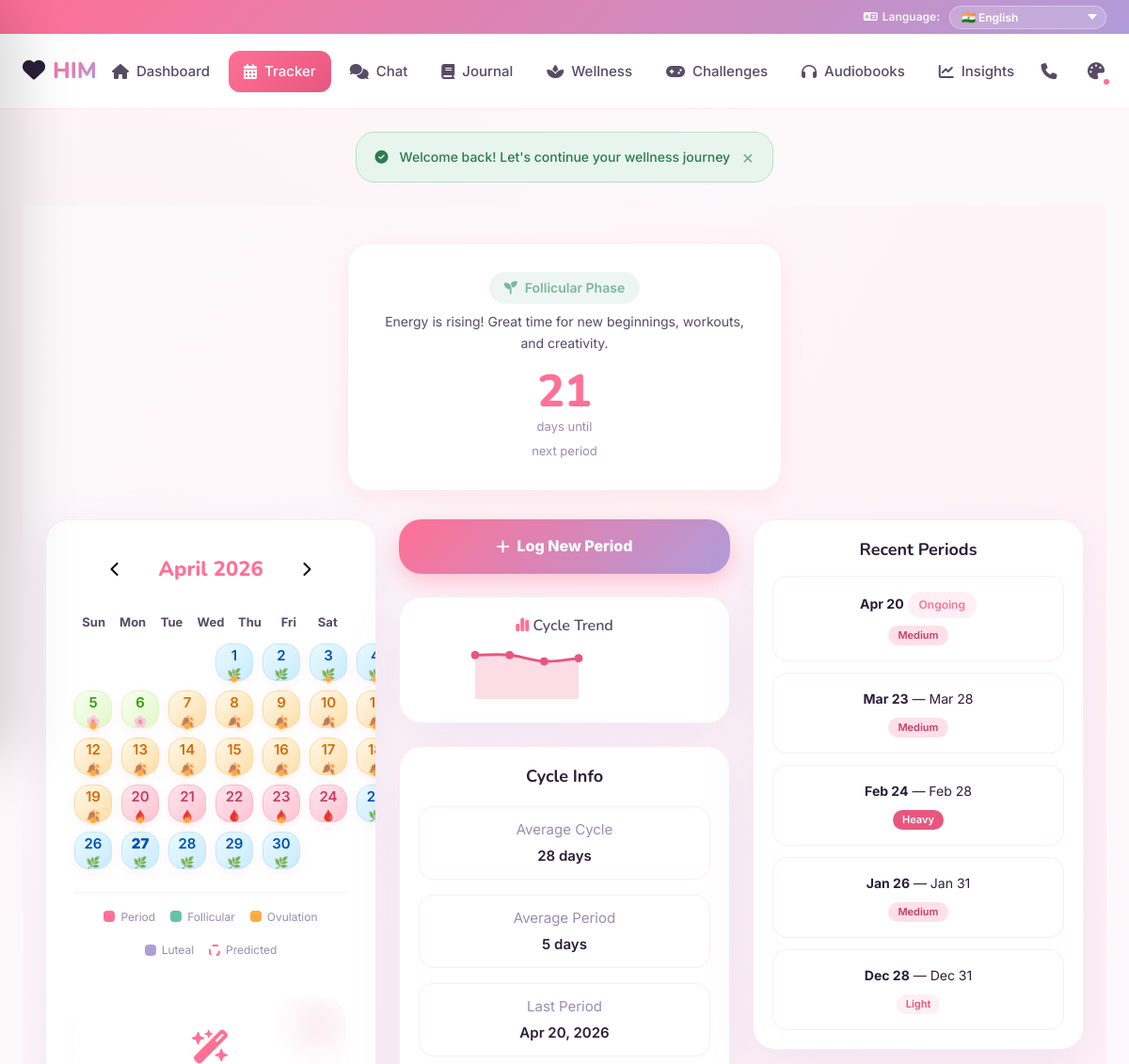
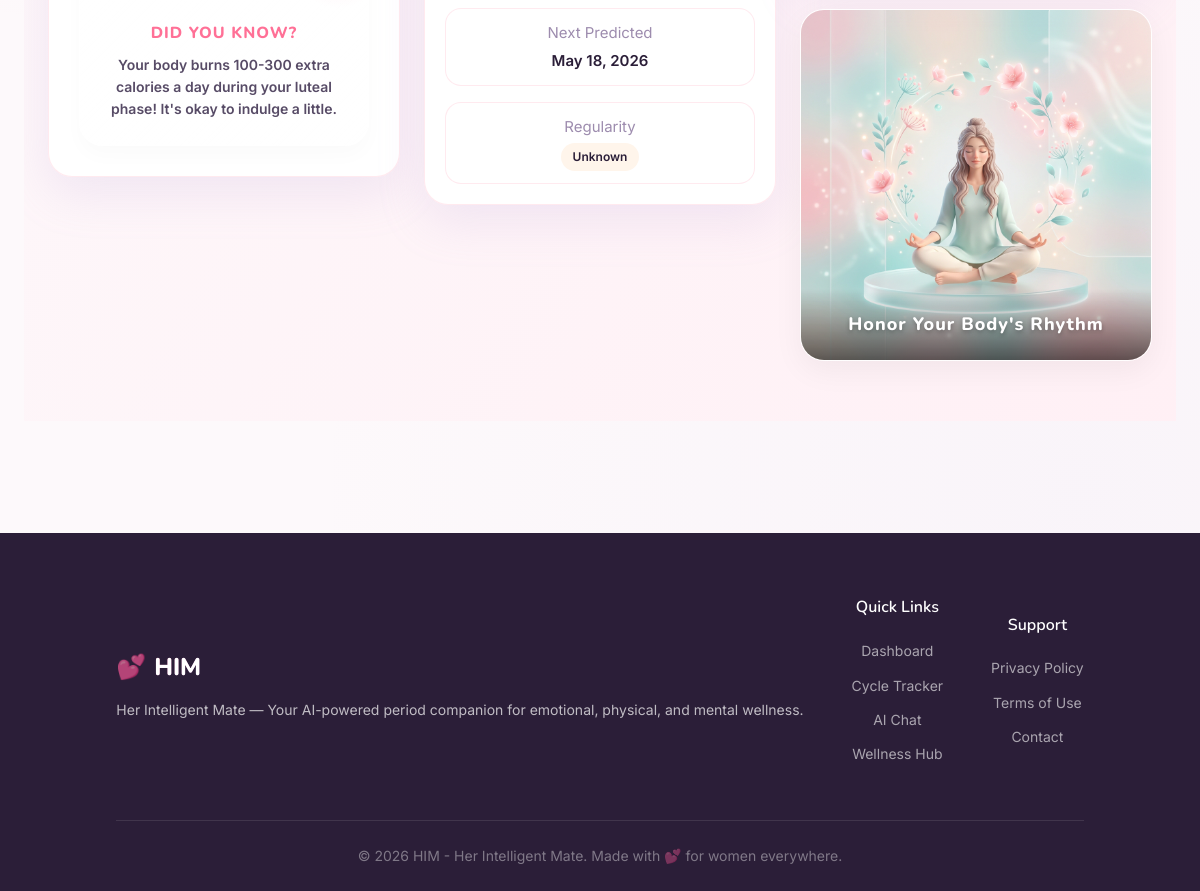
Screenshot of /cycle_tracker.php (signed in) with the database file from the repository (2 pictures, top to bottom).
### tables this page shows
CREATE TABLE `cycle_settings` (
  `id` int(11) NOT NULL AUTO_INCREMENT,
  `user_id` int(11) NOT NULL,
  `avg_cycle_length` int(11) NOT NULL DEFAULT 28,
  `avg_period_length` int(11) NOT NULL DEFAULT 5,
  `last_period_start` date NOT NULL,
  `next_predicted_date` date DEFAULT NULL,
  `cycle_regularity` enum('regular','irregular','unknown') NOT NULL DEFAULT 'unknown',
  `pcos_flag` tinyint(1) NOT NULL DEFAULT 0,
  `updated_at` datetime DEFAULT NULL ON UPDATE current_timestamp(),
  PRIMARY KEY (`id`),
  UNIQUE KEY `uk_cycle_user` (`user_id`),
  CONSTRAINT `fk_cycle_user` FOREIGN KEY (`user_id`) REFERENCES `users` (`id`) ON DELETE CASCADE
);

CREATE TABLE `period_logs` (
  `id` int(11) NOT NULL AUTO_INCREMENT,
  `user_id` int(11) NOT NULL,
  `start_date` date NOT NULL,
  `end_date` date DEFAULT NULL,
  `flow_intensity` enum('light','medium','heavy') NOT NULL DEFAULT 'medium',
  `cycle_day` int(11) DEFAULT NULL,
  `notes` text DEFAULT NULL,
  `created_at` datetime NOT NULL DEFAULT current_timestamp(),
  PRIMARY KEY (`id`),
  KEY `idx_period_user_date` (`user_id`,`start_date`),
  CONSTRAINT `fk_period_user` FOREIGN KEY (`user_id`) REFERENCES `users` (`id`) ON DELETE CASCADE
);

### includes/session.php (called while the page is built, shortened)
<?php
function getCurrentUserId() {
    return $_SESSION['user_id'] ?? null;
}

### includes/functions.php (called while the page is built, shortened)
<?php
function getCurrentPhase($lastPeriodStart, $avgCycleLength, $avgPeriodLength) {
    $today = new DateTime('today');
    $start = new DateTime($lastPeriodStart);
    $start->setTime(0, 0, 0);
    $diff = $start->diff($today)->days;
    $dayInCycle = ($diff % $avgCycleLength) + 1;
    if ($dayInCycle <= round($avgCycleLength * 0.45)) return 'follicular';
    return 'luteal';
}
function getPhaseInfo($phase) {
    $phases = [
        'menstrual' => [
            'name' => 'Menstrual Phase',
            'icon' => 'fa-droplet',
            'color' => '#E8567F',
            'description' => 'Your body is shedding the uterine lining. Take it easy, rest, and be gentle with yourself.'
        ],
        'follicular' => [
            'name' => 'Follicular Phase',
            'icon' => 'fa-seedling',
            'color' => '#7CB69E',
            'description' => 'Energy is rising! Great time for new beginnings, workouts, and creativity.'
        ],
        'ovulation' => [
            'name' => 'Ovulation Phase',
            'icon' => 'fa-sun',
            'color' => '#F4A261',
            'description' => 'Peak energy and confidence! You\'re at your strongest and most social.'
        ],
        'luteal' => [
            'name' => 'Luteal Phase',
            'icon' => 'fa-cloud-moon',
            'color' => '#9B8EC0',
            'description' => 'Winding down. Focus on self-care, comfort foods, and gentle activities.'
        ]
    ];
    return $phases[$phase] ?? $phases['menstrual'];
}
function daysUntilNextPeriod($nextPredictedDate) {
    $today = new DateTime('today');
    $next = new DateTime($nextPredictedDate);
    $next->setTime(0, 0, 0);
    $diff = $today->diff($next);
    return $diff->invert ? 0 : $diff->days;
}
function getUserCycleSettings($userId) {
    global $pdo;
    $stmt = $pdo->prepare("SELECT * FROM cycle_settings WHERE user_id = ?");
    $stmt->execute([$userId]);
    return $stmt->fetch();
}

### cycle_tracker.php (the view, shortened to what this page needs)
<?php
require_once 'includes/config.php';
require_once 'includes/session.php';
require_once 'includes/functions.php';
$userId = getCurrentUserId();
$cycleSettings = getUserCycleSettings($userId);
$currentPhase = getCurrentPhase($cycleSettings['last_period_start'], $cycleSettings['avg_cycle_length'], $cycleSettings['avg_period_length']);
$phaseInfo = getPhaseInfo($currentPhase);
$daysUntil = daysUntilNextPeriod($cycleSettings['next_predicted_date']);
$stmt = $pdo->prepare("SELECT start_date, end_date, flow_intensity FROM period_logs WHERE user_id = ? ORDER BY start_date DESC");
$stmt->execute([$userId]);
$periodLogs = $stmt->fetchAll();
$cycleLengths = [];
for ($i = 0; $i < min(6, count($periodLogs) - 1); $i++) {
    $diff = (new DateTime($periodLogs[$i]['start_date']))->diff(new DateTime($periodLogs[$i+1]['start_date']))->days;
    $cycleLengths[] = $diff;
}
$cycleLengths = array_reverse($cycleLengths);
require_once 'includes/header.php';
?>
<div class="bg-tracker">
<div class="container" style="padding-top:40px; padding-bottom:60px;">
    <div class="tracker-banner" style="--phase-color: <?= $phaseInfo['color'] ?>" data-aos="zoom-in-up">
        <div class="tracker-banner-left">
            <div class="phase-badge" style="background: <?= $phaseInfo['color'] ?>20; color: <?= $phaseInfo['color'] ?>">
                <i class="fa-solid <?= $phaseInfo['icon'] ?>"></i> <?= $phaseInfo['name'] ?>
            </div>
            <p><?= $phaseInfo['description'] ?></p>
        </div>
        <div class="tracker-banner-right">
            <div class="countdown">
                <span class="countdown-number"><?= $daysUntil ?></span>
                <span class="countdown-label">days until<br>next period</span>
            </div>
        </div>
    </div>
    <div style="display:grid; grid-template-columns: repeat(auto-fit, minmax(320px, 1fr)); gap: 24px; width:100%; align-items:stretch; max-width: 1400px; margin: 0 auto;">
        <div style="display:flex; flex-direction:column; gap:24px;">
            <div class="card calendar-card" data-aos="zoom-in-up" data-aos-delay="100">
                <div class="calendar-header">
                    <button class="btn btn-icon" id="prevMonth" aria-label="Previous month">
                        <i class="fa-solid fa-chevron-left"></i>
                    </button>
                    <h3 id="calendarTitle"></h3>
                    <button class="btn btn-icon" id="nextMonth" aria-label="Next month">
                        <i class="fa-solid fa-chevron-right"></i>
                    </button>
                </div>
                <div class="calendar-weekdays">
                    <span>Sun</span><span>Mon</span><span>Tue</span><span>Wed</span><span>Thu</span><span>Fri</span><span>Sat</span>
                </div>
                <div class="calendar-grid" id="calendarGrid"></div>
                <div class="calendar-legend">
                    <div class="legend-item"><span class="legend-dot" style="background:var(--phase-menstrual)"></span> Period</div>
                    <div class="legend-item"><span class="legend-dot" style="background:var(--phase-follicular)"></span> Follicular</div>
                    <div class="legend-item"><span class="legend-dot" style="background:var(--phase-ovulation)"></span> Ovulation</div>
                    <div class="legend-item"><span class="legend-dot" style="background:var(--phase-luteal)"></span> Luteal</div>
                    <div class="legend-item"><span class="legend-dot legend-dot-predicted"></span> Predicted</div>
                </div>
                <div style="margin-top: 40px; padding: 24px; background: linear-gradient(135deg, rgba(255,255,255,0.5), rgba(255,255,255,0.2)); border-radius: 24px; text-align: center; border: 1px solid rgba(255,255,255,0.8); box-shadow: 0 10px 20px rgba(0,0,0,0.02); position:relative; overflow:hidden;">
                    <div style="position:absolute; top:-20px; right:-20px; width:100px; height:100px; background:radial-gradient(circle, rgba(232,86,127,0.1) 0%, transparent 70%); border-radius:50%;"></div>
                    <div style="font-size: 36px; margin-bottom: 12px; animation: gentleFloat 4s infinite; color:var(--color-primary);"><i class="fa-solid fa-wand-magic-sparkles"></i></div>
                    <h4 style="font-size: 16px; color: var(--color-primary); font-weight: 800; margin-bottom: 10px; text-transform:uppercase; letter-spacing:1px;">Did You Know?</h4>
                    <p style="font-size: 14px; color: var(--text-secondary); line-height: 1.6; font-weight: 600;">
                        <?php
                        $facts = [
                            "Your body burns 100-300 extra calories a day during your luteal phase! It's okay to indulge a little.",
                            "Adequate sleep during your period can significantly reduce cramps and fatigue. Prioritize rest!",
                            "Your pain tolerance and energy levels are highest during the follicular phase. Great time for a new workout!",
                            "Hydration is your best friend. Drinking plenty of water reduces bloating and hormonal headaches.",
                            "Your intuition, communication skills, and creativity actually peak during your ovulation phase!"
                        ];
                        echo $facts[array_rand($facts)];
                        ?>
                    </p>
                </div>
            </div>
        </div>
        <div style="display:flex; flex-direction:column; gap:24px;">
            <a href="log_period.php" class="btn btn-primary" style="width:100%; border-radius:24px; padding:16px; font-weight:800; font-size:16px;" data-aos="zoom-in-up" data-aos-delay="150">
                <i class="fa-solid fa-plus"></i> Log New Period
            </a>
            <?php if (!empty($cycleLengths)): ?>
            <div class="card calendar-card" style="padding:20px;" data-aos="zoom-in-up" data-aos-delay="200">
                <h4 style="font-size:16px; margin-bottom:12px; color:var(--text-secondary);"><i class="fa-solid fa-chart-simple" style="color:var(--color-primary);"></i> Cycle Trend</h4>
                <div style="width:100%; max-width:200px; margin:0 auto;">
                    <canvas id="miniCycleChart" height="100"></canvas>
                </div>
            </div>
            <?php endif; ?>
            <div class="card calendar-card" style="padding:20px;" data-aos="zoom-in-up" data-aos-delay="250">
                <h4 class="card-title" style="margin-bottom:20px;">Cycle Info</h4>
                <div class="info-list">
                    <div class="info-item">
                        <span class="info-label">Average Cycle</span>
                        <span class="info-value"><?= $cycleSettings['avg_cycle_length'] ?> days</span>
                    </div>
                    <div class="info-item">
                        <span class="info-label">Average Period</span>
                        <span class="info-value"><?= $cycleSettings['avg_period_length'] ?> days</span>
                    </div>
                    <div class="info-item">
                        <span class="info-label">Last Period</span>
                        <span class="info-value"><?= date('M d, Y', strtotime($cycleSettings['last_period_start'])) ?></span>
                    </div>
                    <div class="info-item">
                        <span class="info-label">Next Predicted</span>
                        <span class="info-value"><?= date('M d, Y', strtotime($cycleSettings['next_predicted_date'])) ?></span>
                    </div>
                    <div class="info-item">
                        <span class="info-label">Regularity</span>
                        <span class="info-value badge badge-<?= $cycleSettings['cycle_regularity'] === 'regular' ? 'success' : 'warning' ?>">
                            <?= ucfirst($cycleSettings['cycle_regularity']) ?>
                        </span>
                    </div>
                </div>
            </div>
        </div>
        <div style="display:flex; flex-direction:column; gap:24px;">
            <div class="card calendar-card" style="padding:20px;" data-aos="zoom-in-up" data-aos-delay="300">
                <h4 class="card-title">Recent Periods</h4>
                <?php if (empty($periodLogs)): ?>
                    <p class="text-muted" style="text-align:center; padding:16px;">No periods logged yet.</p>
                <?php else: ?>
                    <div class="period-list">
                        <?php foreach (array_slice($periodLogs, 0, 5) as $log): ?>
                        <div class="period-item">
                            <div class="period-dates">
                                <strong><?= date('M d', strtotime($log['start_date'])) ?></strong>
                                <?php if ($log['end_date']): ?>
                                    — <?= date('M d', strtotime($log['end_date'])) ?>
                                <?php else: ?>
                                    <span class="badge badge-primary">Ongoing</span>
                                <?php endif; ?>
                            </div>
                            <span class="flow-indicator flow-<?= $log['flow_intensity'] ?>"><?= ucfirst($log['flow_intensity']) ?></span>
                        </div>
                        <?php endforeach; ?>
                    </div>
                <?php endif; ?>
            </div>
            <div class="card" data-aos="fade-up" data-aos-delay="350" style="flex:1; padding: 0; overflow: hidden; border-radius: 24px; box-shadow: 0 10px 30px rgba(0,0,0,0.05); border: 1px solid rgba(255,255,255,0.8); background: rgba(255,255,255,0.4); display:flex; align-items:center; justify-content:center; position:relative; min-height:250px;">
                <img src="assets/images/wellness_illustration.png" alt="Wellness Illustration" style="width: 100%; height: auto; object-fit: cover; opacity: 0.9;">
                <div style="position:absolute; bottom:0; left:0; right:0; padding:24px; background:linear-gradient(to top, rgba(0,0,0,0.6), transparent); color:white; text-align:center;">
                    <h4 style="margin:0; font-weight:800; font-size:18px; letter-spacing:1px; text-shadow:0 2px 4px rgba(0,0,0,0.3); color:white !important;">Honor Your Body's Rhythm</h4>
                </div>
            </div>
        </div>
    </div>
</div>
</div>
<?php require_once 'includes/footer.php'; ?>

### rows the page displays
cycle_settings: daysUntil "21", avg_cycle_length "28", avg_period_length "5", last_period_start "Apr 20, 2026", next_predicted_date "May 18, 2026", cycle_regularity "Unknown"
period_logs: start_date "Apr 20", shows "Ongoing", flow_intensity "Medium"
period_logs: start_date "Mar 23", end_date "Mar 28", flow_intensity "Medium"
period_logs: start_date "Feb 24", end_date "Feb 28", flow_intensity "Heavy"
period_logs: start_date "Jan 26", end_date "Jan 31", flow_intensity "Medium"
period_logs: start_date "Dec 28", end_date "Dec 31", flow_intensity "Light"

### other values shown
$flash['message'] "Welcome back! Let's continue your wellness journey"
$phaseInfo['name'] "Follicular Phase"
$phaseInfo['description'] "Energy is rising! Great time for new beginnings, workouts, and creativity."
